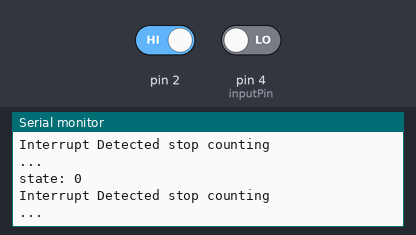
Bench run of a sketch on a simulated Arduino Uno, built with avr-gcc and run on an emulated ATmega328P. On the bench: the last lines printed to the serial monitor. Inputs (shaded band) come from the test bench; at power-on: pin 4 (inputPin) LOW, pin 2 HIGH.

Above: at 1.8 s.
1.9 s: pin 4 (inputPin) driven HIGH
At 2.35 s:
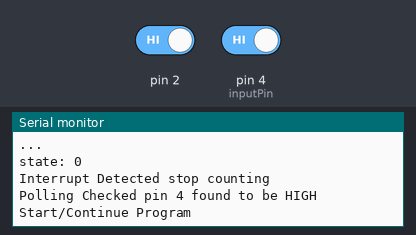
4.0 s: pin 2 driven LOW
At 11.9 s:
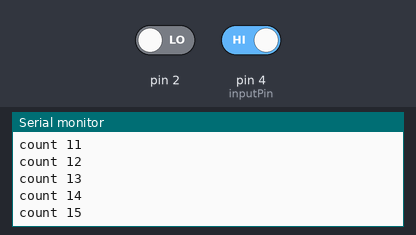
Timing chart, 0 to 12.1 s (numbered marks = the images above; inputs shaded):
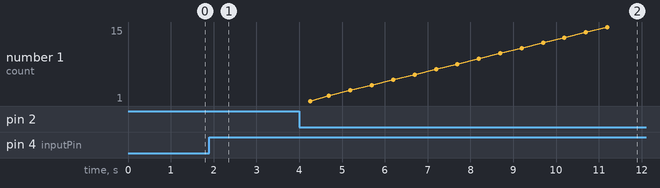

Measured:
- after the input at 1.9 s, the serial monitor: prints a new line after 0.15 s (image 1)
- after the input at 4.0 s, the serial monitor: prints a new line after 0.18 s (image 2)

The sketch:

Interrupt_vs_polling_pseudocode.ino
```cpp
volatile int state = LOW; //this is the variable that will be changed if an interrupt is detected
int inputPin = 4;       //Polling will check this pin
int i = 0;              //For loop counting variable
void setup()
{
  attachInterrupt(digitalPinToInterrupt(2), blink_interrupt,INPUT_PULLUP); //Interrupt 0 is mapped to pin 2, signal an interrupt on a change to pin 2
  Serial.begin(9600);
  pinMode(inputPin, INPUT);
  pinMode(2, INPUT);
}

void loop()
{
  // Poll state of pin 4, if it is hight print: "Polling Checked pin 4 found to be HIGH Start/Continue Program"
  if (digitalRead(inputPin)==HIGH) {
    Serial.println("Polling Checked pin 4 found to be HIGH Start/Continue Program");
   // while(state == HIGH){
       for (i = 1; i <= 15; ++i) {
        if(state== HIGH){
      Serial.print("count ");
      Serial.println(i);
        }else{
          break;
        }
      delay(500);
//    }
    }
  }else{
    Serial.println("...");
  }
  //  Delay for 0.5sec
  delay(500);
Serial.print("state: ");
Serial.println(state);
  if (state == HIGH) {

  } else if (state == LOW) {
    Serial.println("Interrupt Detected stop counting");
  }

}
//   Setup for loop to count from 1 to 15
//     If your interrupt variable (state) is high print 1 to 15 with a 0.5sec delay between prints statements
//     If your interrupt variable (state) is LOW print: "Interrupt Detected stop counting" stop counting and wait for a change in the interrupt variable
//   After you have counted to 15 print: "Check polling" and poll pin 4, if it is hight repeat counting/interrupting.
//  If the polled pin is LOW print: "Polling LOW detected stop program" then wait until polling pin changes
void blink_interrupt()
{
  state = !state; //change the interrupt variable from LOW to HIGH or HIGH to LOW
}
```
